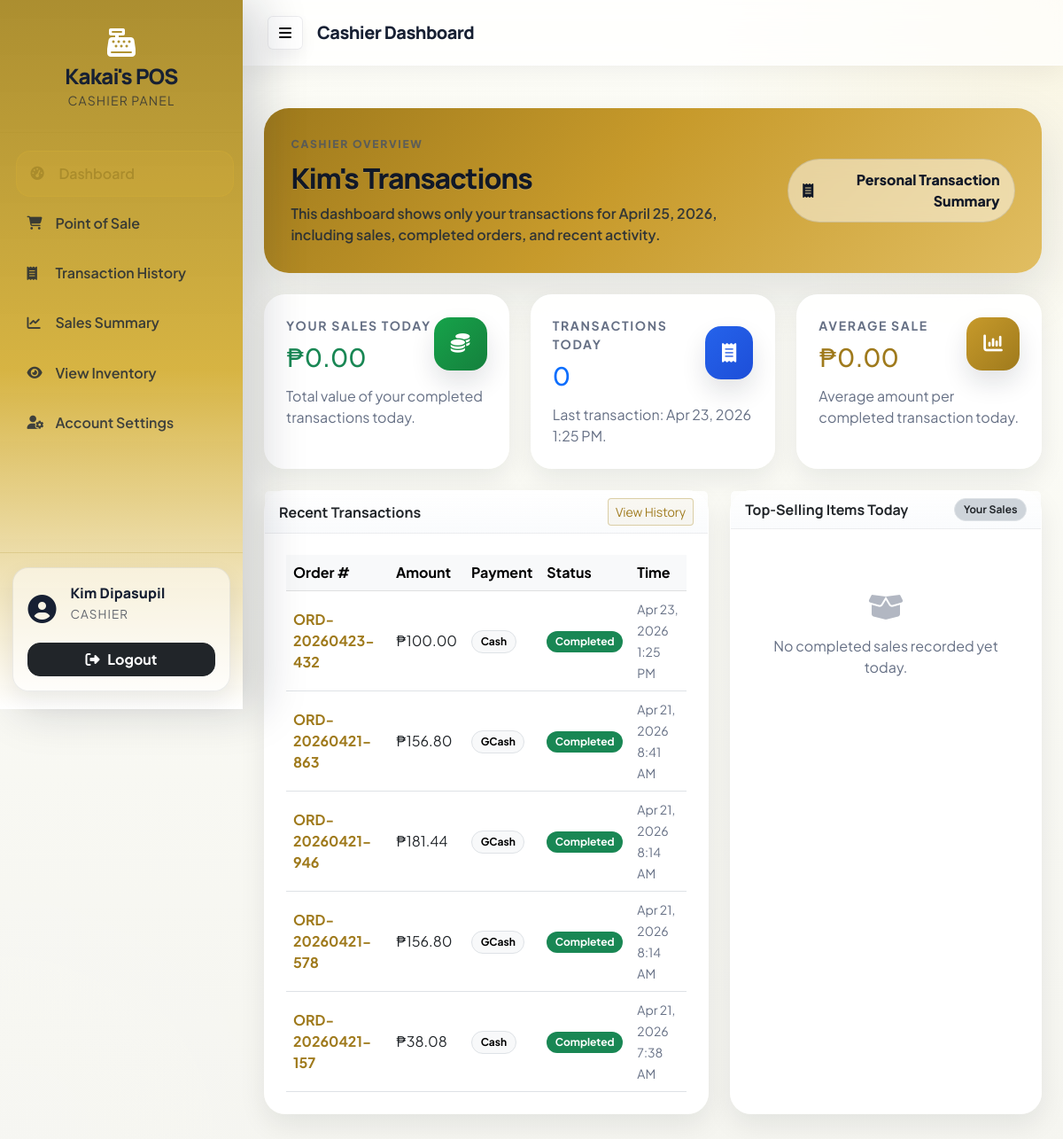
The app's page /POS/cashier/dashboard.php (signed in) with its own data.
### tables this page shows
CREATE TABLE `orders` (
  `id` int(11) NOT NULL,
  `order_number` varchar(20) NOT NULL,
  `user_id` int(11) NOT NULL,
  `total_amount` decimal(10,2) NOT NULL,
  `subtotal` decimal(10,2) DEFAULT 0.00,
  `discount_percent` decimal(5,2) DEFAULT 0.00,
  `discount_amount` decimal(10,2) DEFAULT 0.00,
  `tax_amount` decimal(10,2) DEFAULT 0.00,
  `payment_method` varchar(50) DEFAULT 'cash',
  `amount_received` decimal(10,2) DEFAULT 0.00,
  `status` enum('pending','completed','cancelled') DEFAULT 'pending',
  `created_at` timestamp NULL DEFAULT current_timestamp()
);

### POS/app/config.php (called while the page is built, shortened)
<?php
spl_autoload_register(function ($className) {
    $directories = [
        'classes/',
        'controllers/',
        'helpers/'
    ];
    foreach ($directories as $dir) {
        $file = APP_ROOT . '/' . $dir . $className . '.php';
        if (file_exists($file)) {
            return;
        }
    }
});
function formatCurrency($amount) {
    return Layout::formatCurrency($amount);
}
?>

### POS/app/helpers/Layout.php (called while the page is built, shortened)
<?php
class Layout {
    public static function formatCurrency($amount) {
        return '₱' . number_format($amount, 2);
    }
}
?>

### POS/cashier/dashboard.php (the view, shortened to what this page needs)
<?php
$requireLogin = require_once __DIR__ . '/../app/config.php';
$db = Database::getInstance()->getConnection();
$cashierId = (int) ($_SESSION['user_id'] ?? 0);
$today = date('Y-m-d');
$cashierName = htmlspecialchars($_SESSION['first_name'] ?? 'Cashier');
$summaryStmt = $db->prepare("
    SELECT
        COUNT(*) AS total_transactions,
        SUM(CASE WHEN status = 'completed' THEN 1 ELSE 0 END) AS completed_transactions,
        SUM(CASE WHEN status = 'completed' THEN total_amount ELSE 0 END) AS total_sales,
        AVG(CASE WHEN status = 'completed' THEN total_amount END) AS average_sale
    FROM orders
    WHERE user_id = ? AND DATE(created_at) = ?
");
$summaryStmt->execute([$cashierId, $today]);
$summary = $summaryStmt->fetch(PDO::FETCH_ASSOC) ?: [];
$recentTransactionsStmt = $db->prepare("
    SELECT order_number, total_amount, payment_method, status, created_at
    FROM orders
    WHERE user_id = ?
    ORDER BY created_at DESC
    LIMIT 5
");
$recentTransactionsStmt->execute([$cashierId]);
$recentTransactions = $recentTransactionsStmt->fetchAll(PDO::FETCH_ASSOC);
$lastTransactionTime = !empty($recentTransactions)
    ? date('M d, Y g:i A', strtotime($recentTransactions[0]['created_at']))
    : 'No transactions yet';
$topProductsStmt = $db->prepare("
    SELECT p.name, SUM(oi.quantity) AS qty
    FROM order_items oi
    INNER JOIN products p ON oi.product_id = p.id
    INNER JOIN orders o ON oi.order_id = o.id
    WHERE o.user_id = ? AND DATE(o.created_at) = ? AND o.status = 'completed'
    GROUP BY p.id, p.name
    ORDER BY qty DESC, p.name ASC
    LIMIT 5
");
$topProductsStmt->execute([$cashierId, $today]);
$topProducts = $topProductsStmt->fetchAll(PDO::FETCH_ASSOC);
$totalTransactions = (int) ($summary['total_transactions'] ?? 0);
$salesToday = (float) ($summary['total_sales'] ?? 0);
$averageSale = (float) ($summary['average_sale'] ?? 0);
$content = '<div class="container py-4">
  <div class="panel-hero mb-4" style="background:linear-gradient(135deg, #9f7a1c 0%, #c79a2b 45%, #e1be62 100%); color:#111827;">
    <div class="row align-items-center g-4">
      <div class="col-lg-8">
        <div class="hero-kicker" style="color:#4b5563; font-weight:800;">Cashier Overview</div>
        <h2 class="hero-title" style="color:#111827; text-shadow:0 1px 0 rgba(255,255,255,0.18);">' . $cashierName . '\'s Transactions</h2>
        <p class="hero-subtitle" style="color:#1f2937; font-weight:600;">This dashboard shows only your transactions for ' . date('F d, Y') . ', including sales, completed orders, and recent activity.</p>
      </div>
      <div class="col-lg-4 text-lg-end">
        <span class="hero-chip" style="background:rgba(255,255,255,0.5); border-color:rgba(17,24,39,0.12); color:#111827; font-weight:800;"><i class="fas fa-receipt"></i> Personal Transaction Summary</span>
      </div>
    </div>
  </div>
  <div class="row g-4 mb-4">
    <div class="col-md-4">
      <div class="card h-100">
        <div class="card-body p-4">
          <div class="d-flex align-items-center justify-content-between mb-3">
            <div>
              <div class="text-uppercase text-muted small fw-bold" style="letter-spacing:.12em;">Your Sales Today</div>
              <h3 class="mt-2 mb-0 text-success">' . formatCurrency($salesToday) . '</h3>
            </div>
            <div class="stats-icon" style="background:linear-gradient(135deg,#16a34a,#15803d);">
              <i class="fas fa-coins"></i>
            </div>
          </div>
          <p class="text-muted mb-0">Total value of your completed transactions today.</p>
        </div>
      </div>
    </div>
    <div class="col-md-4">
      <div class="card h-100">
        <div class="card-body p-4">
          <div class="d-flex align-items-center justify-content-between mb-3">
            <div>
              <div class="text-uppercase text-muted small fw-bold" style="letter-spacing:.12em;">Transactions Today</div>
              <h3 class="mt-2 mb-0 text-primary">' . $totalTransactions . '</h3>
            </div>
            <div class="stats-icon" style="background:linear-gradient(135deg,#2563eb,#1d4ed8);">
              <i class="fas fa-receipt"></i>
            </div>
          </div>
          <p class="text-muted mb-0">Last transaction: ' . htmlspecialchars($lastTransactionTime) . '.</p>
        </div>
      </div>
    </div>
    <div class="col-md-4">
      <div class="card h-100">
        <div class="card-body p-4">
          <div class="d-flex align-items-center justify-content-between mb-3">
            <div>
              <div class="text-uppercase text-muted small fw-bold" style="letter-spacing:.12em;">Average Sale</div>
              <h3 class="mt-2 mb-0 text-brand">' . formatCurrency($averageSale) . '</h3>
            </div>
            <div class="stats-icon" style="background:linear-gradient(135deg,var(--accent),var(--accent-deep));">
              <i class="fas fa-chart-column"></i>
            </div>
          </div>
          <p class="text-muted mb-0">Average amount per completed transaction today.</p>
        </div>
      </div>
    </div>
  </div>
  <div class="row g-4">
    <div class="col-lg-7">
      <div class="card h-100">
        <div class="card-header d-flex justify-content-between align-items-center">
          <span>Recent Transactions</span>
          <a href="transactions.php" class="btn btn-sm btn-outline-danger">View History</a>
        </div>
        <div class="card-body p-4">
          ' . (count($recentTransactions) ? '
          <div class="table-responsive">
            <table class="table align-middle mb-0">
              <thead class="table-light">
                <tr>
                  <th>Order #</th>
                  <th>Amount</th>
                  <th>Payment</th>
                  <th>Status</th>
                  <th>Time</th>
                </tr>
              </thead>
              <tbody>' .
                implode('', array_map(function ($transaction) {
                    $status = strtolower((string) $transaction['status']);
                    $paymentMethod = strtolower((string) ($transaction['payment_method'] ?? 'cash'));
                    $statusClass = $status === 'completed' ? 'success' : ($status === 'pending' ? 'warning text-dark' : 'secondary');
                    $statusLabel = ucfirst($status);
                    $paymentLabel = $paymentMethod === 'gcash' ? 'GCash' : ucfirst($paymentMethod);
                    return '<tr>' .
                        '<td><strong class="text-brand">' . htmlspecialchars($transaction['order_number']) . '</strong></td>' .
                        '<td>' . formatCurrency((float) $transaction['total_amount']) . '</td>' .
                        '<td><span class="badge text-bg-light border">' . htmlspecialchars($paymentLabel) . '</span></td>' .
                        '<td><span class="badge bg-' . $statusClass . '">' . htmlspecialchars($statusLabel) . '</span></td>' .
                        '<td><small class="text-muted">' . date('M d, Y g:i A', strtotime($transaction['created_at'])) . '</small></td>' .
                    '</tr>';
                }, $recentTransactions)) .
              '</tbody>
            </table>
          </div>' : '
          </div>') . '
        </div>
      </div>
    </div>
    <div class="col-lg-5">
      <div class="card h-100">
        <div class="card-header d-flex justify-content-between align-items-center">
          <span>Top-Selling Items Today</span>
          <span class="badge bg-dark-subtle text-dark border">Your Sales</span>
        </div>
        <div class="card-body p-4">
          <div class="list-group list-group-flush">' .
            (count($topProducts) ? implode('', array_map(function ($product, $index) {
                return '<div class="list-group-item px-0 py-3 d-flex justify-content-between align-items-center bg-transparent">' .
                    '<div class="d-flex align-items-center gap-3">' .
                        '<span class="badge rounded-pill text-bg-light border" style="min-width:40px;">#' . ($index + 1) . '</span>' .
                        '<div>' .
                            '<div class="fw-semibold">' . htmlspecialchars($product['name']) . '</div>' .
                            '<small class="text-muted">Units sold in your completed transactions</small>' .
                        '</div>' .
                    '</div>' .
                    '<span class="badge text-bg-info px-3 py-2">' . (int) $product['qty'] . ' sold</span>' .
                '</div>';
            }, $topProducts, array_keys($topProducts))) : '<div class="text-center py-5 text-muted"><i class="fas fa-box-open fa-2x mb-3 d-block opacity-50"></i>No completed sales recorded yet today.</div>') .
          '</div>
        </div>
      </div>
    </div>
  </div>
</div>';
include __DIR__ . '/views/layout.php';

### POS/cashier/views/layout.php (style rules this page uses)
:root { --brand: #D4AF37; --brand-deep: #AA8C2C; --accent: #C79A2B; --accent-deep: #9F7A1C; --accent-soft: #F3E4A8; --accent-rgb: 170, 140, 44; --ink: #172033; --muted: #667085; --line: rgba(23, 32, 51, 0.08); --surface: rgba(255, 255, 255, 0.94); --surface-strong: #ffffff; --shadow-lg: 0 24px 60px rgba(17, 24, 39, 0.12); --shadow-md: 0 12px 30px rgba(17, 24, 39, 0.08); --radius-lg: 24px; --radius-md: 18px; }
body { min-height: 100vh; color: var(--ink); background: radial-gradient(circle at top right, rgba(212, 175, 55, 0.12), transparent 24%), radial-gradient(circle at bottom left, rgba(255, 255, 255, 0.15), transparent 22%), linear-gradient(180deg, #fefef8 0%, #f5f5f0 100%); font-family: 'Plus Jakarta Sans', 'Segoe UI', sans-serif; }
.cart-section, .products-section, .card { border-radius: var(--radius-lg); border: 1px solid rgba(255,255,255,0.72); background: var(--surface); backdrop-filter: blur(12px); box-shadow: var(--shadow-md); }
.card-header { background: linear-gradient(180deg, rgba(255,255,255,0.84), rgba(248,250,252,0.72)) !important; border-bottom: 1px solid var(--line) !important; font-family: 'Manrope', sans-serif; font-weight: 700; }
.stats-icon { width: 60px; height: 60px; border-radius: 18px; display: inline-flex; align-items: center; justify-content: center; color: #fff; font-size: 1.35rem; box-shadow: 0 14px 28px rgba(15, 23, 42, 0.12); }
.badge { border-radius: 999px; padding: 0.5em 0.8em; font-weight: 700; }
.panel-hero { background: linear-gradient(135deg, rgba(159, 122, 28, 0.96), rgba(199, 154, 43, 0.94) 52%, rgba(225, 190, 98, 0.92)); border-radius: 28px; padding: 1.9rem; color: #fff; box-shadow: var(--shadow-lg); position: relative; overflow: hidden; }
.hero-kicker { text-transform: uppercase; letter-spacing: 0.14em; font-size: 0.76rem; opacity: 0.82; margin-bottom: 0.7rem; font-weight: 700; }
.hero-title { font-family: 'Manrope', sans-serif; font-weight: 800; letter-spacing: -0.04em; margin-bottom: 0.55rem; }
.hero-subtitle { max-width: 680px; opacity: 0.88; margin-bottom: 0; }
.hero-chip { display: inline-flex; align-items: center; gap: 0.45rem; border-radius: 999px; padding: 0.7rem 1rem; background: rgba(255,255,255,0.14); border: 1px solid rgba(255,255,255,0.18); font-weight: 700; backdrop-filter: blur(10px); }
.text-brand { color: var(--accent-deep) !important; }
.btn-outline-danger { color: var(--accent-deep); border-color: rgba(var(--accent-rgb), 0.38); background: rgba(var(--accent-rgb), 0.06); }
.text-muted { color: var(--muted) !important; }

### records on screen
orders: created_at "Apr 23, 2026 1:25 PM", order_number "ORD-20260423-432", total_amount "₱100.00", payment_method "Cash", status "Completed"
orders: order_number "ORD-20260421-863", total_amount "₱156.80", payment_method "GCash", status "Completed", created_at "Apr 21, 2026 8:41 AM"
orders: order_number "ORD-20260421-946", total_amount "₱181.44", payment_method "GCash", status "Completed", created_at "Apr 21, 2026 8:14 AM"
orders: order_number "ORD-20260421-578", total_amount "₱156.80", payment_method "GCash", status "Completed", created_at "Apr 21, 2026 8:14 AM"
orders: order_number "ORD-20260421-157", total_amount "₱38.08", payment_method "Cash", status "Completed", created_at "Apr 21, 2026 7:38 AM"

### other values on screen
$displayName "Kim Dipasupil"
$page_title "Cashier Dashboard"
$cashierName "Kim"
formatCurrency($salesToday) "₱0.00"
$totalTransactions "0"
formatCurrency($averageSale) "₱0.00"
